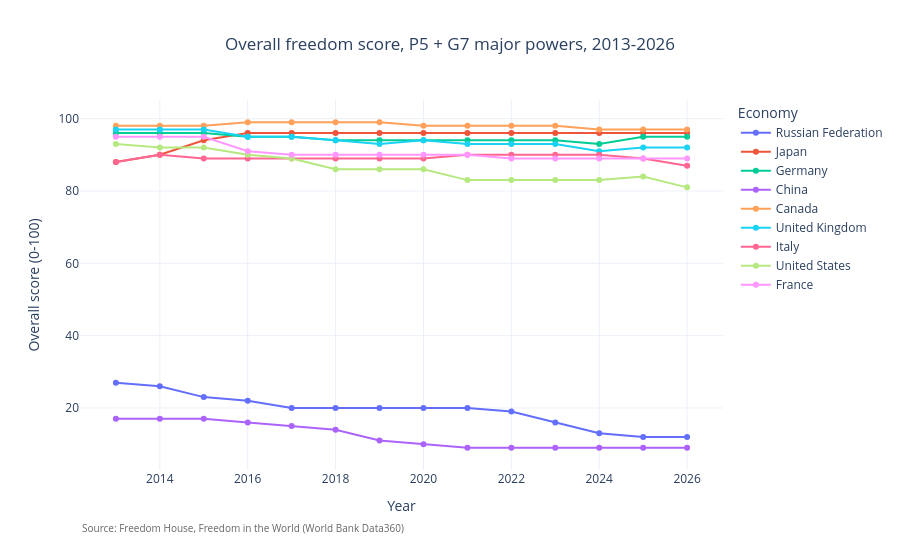

Notebook code for this chart:
### Markdown cell above
## 5. World major powers (P5 + G7) — trends

**Question:** how do the permanent Security Council members and G7 economies compare?

**Method:** one line per power, 2013–2026.

### Code cell
powers = total[total['Economy'].isin(SUPERPOWERS_P5_G7)]
fig = create_multi_trend_chart(
    powers,
    title='Overall freedom score, P5 + G7 major powers, 2013-2026',
    y_label='Overall score (0-100)',
)
fig.show()

### Figure 1 — Plotly figure (JSON) as saved in the notebook; plotly's stock layout.template omitted (floating-point values rounded to 4 significant figures)
{"data": [{"hovertemplate": "Economy=Russian Federation<br>Year=%{x}<br>Overall score (0-100)=%{y}<extra></extra>", "legendgroup": "Russian Federation", "line": {"color": "#636efa", "dash": "solid"}, "marker": {"symbol": "circle"}, "mode": "lines+markers", "name": "Russian Federation", "orientation": "v", "showlegend": true, "type": "scatter", "x": [2013, 2014, 2015, 2016, 2017, 2018, 2019, 2020, 2021, 2022, 2023, 2024, 2025, 2026], "xaxis": "x", "y": [27.0, 26.0, 23.0, 22.0, 20.0, 20.0, 20.0, 20.0, 20.0, 19.0, 16.0, 13.0, 12.0, 12.0], "yaxis": "y"}, {"hovertemplate": "Economy=Japan<br>Year=%{x}<br>Overall score (0-100)=%{y}<extra></extra>", "legendgroup": "Japan", "line": {"color": "#EF553B", "dash": "solid"}, "marker": {"symbol": "circle"}, "mode": "lines+markers", "name": "Japan", "orientation": "v", "showlegend": true, "type": "scatter", "x": [2013, 2014, 2015, 2016, 2017, 2018, 2019, 2020, 2021, 2022, 2023, 2024, 2025, 2026], "xaxis": "x", "y": [88.0, 90.0, 94.0, 96.0, 96.0, 96.0, 96.0, 96.0, 96.0, 96.0, 96.0, 96.0, 96.0, 96.0], "yaxis": "y"}, {"hovertemplate": "Economy=Germany<br>Year=%{x}<br>Overall score (0-100)=%{y}<extra></extra>", "legendgroup": "Germany", "line": {"color": "#00cc96", "dash": "solid"}, "marker": {"symbol": "circle"}, "mode": "lines+markers", "name": "Germany", "orientation": "v", "showlegend": true, "type": "scatter", "x": [2013, 2014, 2015, 2016, 2017, 2018, 2019, 2020, 2021, 2022, 2023, 2024, 2025, 2026], "xaxis": "x", "y": [96.0, 96.0, 96.0, 95.0, 95.0, 94.0, 94.0, 94.0, 94.0, 94.0, 94.0, 93.0, 95.0, 95.0], "yaxis": "y"}, {"hovertemplate": "Economy=China<br>Year=%{x}<br>Overall score (0-100)=%{y}<extra></extra>", "legendgroup": "China", "line": {"color": "#ab63fa", "dash": "solid"}, "marker": {"symbol": "circle"}, "mode": "lines+markers", "name": "China", "orientation": "v", "showlegend": true, "type": "scatter", "x": [2013, 2014, 2015, 2016, 2017, 2018, 2019, 2020, 2021, 2022, 2023, 2024, 2025, 2026], "xaxis": "x", "y": [17.0, 17.0, 17.0, 16.0, 15.0, 14.0, 11.0, 10.0, 9.0, 9.0, 9.0, 9.0, 9.0, 9.0], "yaxis": "y"}, {"hovertemplate": "Economy=Canada<br>Year=%{x}<br>Overall score (0-100)=%{y}<extra></extra>", "legendgroup": "Canada", "line": {"color": "#FFA15A", "dash": "solid"}, "marker": {"symbol": "circle"}, "mode": "lines+markers", "name": "Canada", "orientation": "v", "showlegend": true, "type": "scatter", "x": [2013, 2014, 2015, 2016, 2017, 2018, 2019, 2020, 2021, 2022, 2023, 2024, 2025, 2026], "xaxis": "x", "y": [98.0, 98.0, 98.0, 99.0, 99.0, 99.0, 99.0, 98.0, 98.0, 98.0, 98.0, 97.0, 97.0, 97.0], "yaxis": "y"}, {"hovertemplate": "Economy=United Kingdom<br>Year=%{x}<br>Overall score (0-100)=%{y}<extra></extra>", "legendgroup": "United Kingdom", "line": {"color": "#19d3f3", "dash": "solid"}, "marker": {"symbol": "circle"}, "mode": "lines+markers", "name": "United Kingdom", "orientation": "v", "showlegend": true, "type": "scatter", "x": [2013, 2014, 2015, 2016, 2017, 2018, 2019, 2020, 2021, 2022, 2023, 2024, 2025, 2026], "xaxis": "x", "y": [97.0, 97.0, 97.0, 95.0, 95.0, 94.0, 93.0, 94.0, 93.0, 93.0, 93.0, 91.0, 92.0, 92.0], "yaxis": "y"}, {"hovertemplate": "Economy=Italy<br>Year=%{x}<br>Overall score (0-100)=%{y}<extra></extra>", "legendgroup": "Italy", "line": {"color": "#FF6692", "dash": "solid"}, "marker": {"symbol": "circle"}, "mode": "lines+markers", "name": "Italy", "orientation": "v", "showlegend": true, "type": "scatter", "x": [2013, 2014, 2015, 2016, 2017, 2018, 2019, 2020, 2021, 2022, 2023, 2024, 2025, 2026], "xaxis": "x", "y": [88.0, 90.0, 89.0, 89.0, 89.0, 89.0, 89.0, 89.0, 90.0, 90.0, 90.0, 90.0, 89.0, 87.0], "yaxis": "y"}, {"hovertemplate": "Economy=United States<br>Year=%{x}<br>Overall score (0-100)=%{y}<extra></extra>", "legendgroup": "United States", "line": {"color": "#B6E880", "dash": "solid"}, "marker": {"symbol": "circle"}, "mode": "lines+markers", "name": "United States", "orientation": "v", "showlegend": true, "type": "scatter", "x": [2013, 2014, 2015, 2016, 2017, 2018, 2019, 2020, 2021, 2022, 2023, 2024, 2025, 2026], "xaxis": "x", "y": [93.0, 92.0, 92.0, 90.0, 89.0, 86.0, 86.0, 86.0, 83.0, 83.0, 83.0, 83.0, 84.0, 81.0], "yaxis": "y"}, {"hovertemplate": "Economy=France<br>Year=%{x}<br>Overall score (0-100)=%{y}<extra></extra>", "legendgroup": "France", "line": {"color": "#FF97FF", "dash": "solid"}, "marker": {"symbol": "circle"}, "mode": "lines+markers", "name": "France", "orientation": "v", "showlegend": true, "type": "scatter", "x": [2013, 2014, 2015, 2016, 2017, 2018, 2019, 2020, 2021, 2022, 2023, 2024, 2025, 2026], "xaxis": "x", "y": [95.0, 95.0, 95.0, 91.0, 90.0, 90.0, 90.0, 90.0, 90.0, 89.0, 89.0, 89.0, 89.0, 89.0], "yaxis": "y"}], "layout": {"annotations": [{"font": {"color": "#666666", "size": 10}, "showarrow": false, "text": "Source: Freedom House, Freedom in the World (World Bank Data360)", "x": 0, "xanchor": "left", "xref": "paper", "y": -0.18, "yref": "paper"}], "hovermode": "x unified", "legend": {"title": {"text": "Economy"}, "tracegroupgap": 0}, "margin": {"b": 90}, "title": {"text": "Overall freedom score, P5 + G7 major powers, 2013-2026", "x": 0.5}, "xaxis": {"anchor": "y", "domain": [0.0, 1.0], "title": {"text": "Year"}}, "yaxis": {"anchor": "x", "domain": [0.0, 1.0], "title": {"text": "Overall score (0-100)"}}}}
